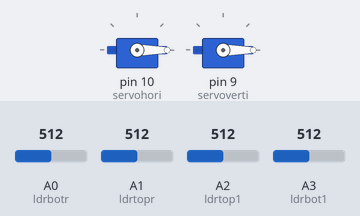
The sketch below on a simulated Arduino Uno, built with avr-gcc and run on an emulated ATmega328P. Parts: 2 × servo. The inputs (shaded band) are chosen by the test bench; at power-on: A0 (ldrbotr) = 512, A2 (ldrtop1) = 512, A3 (ldrbot1) = 512, A1 (ldrtopr) = 512.

Above: at 1.7 s.
1.8 s: A0 (ldrbotr) set to 527
At 3.16 s:
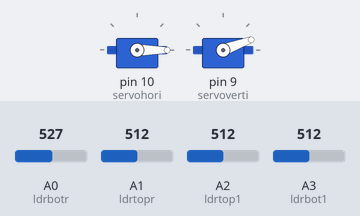
4.8 s: A2 (ldrtop1) set to 526
At 4.8 s:
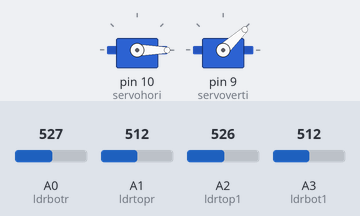
6.3 s: A3 (ldrbot1) set to 716
At 7.46 s:
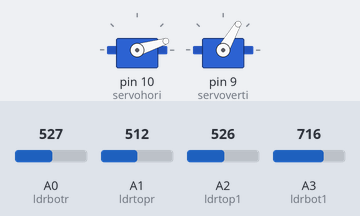
9.3 s: A2 (ldrtop1) set to 342
12.3 s: A2 (ldrtop1) set to 323
At 12.45 s:
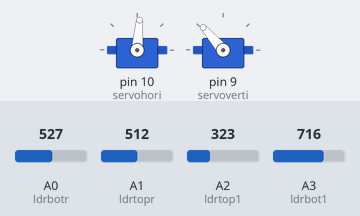
15.3 s: A1 (ldrtopr) set to 716
At 15.36 s:
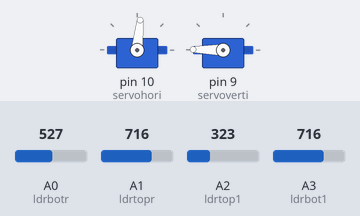
Timing chart, 0 to 21.5 s (numbered marks = the images above; inputs shaded):
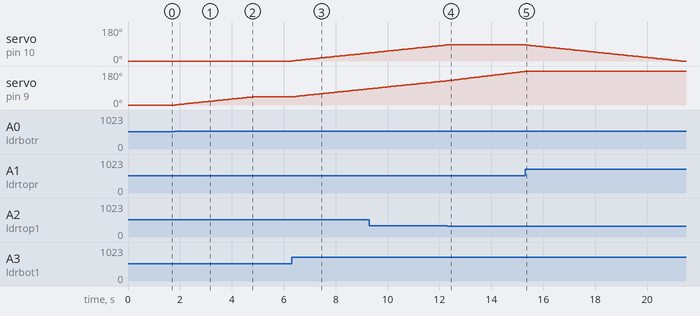

The sketch:

girasol.ino
```cpp
#include <Servo.h>

Servo servohori;
int servoh = 0;
int servohLimitHigh = 120;
int servohLimitLow = 20;

Servo servoverti;
int servov =0;
int servovLimitHigh = 120;
int servovLimitLow = 20;

int ldrtop1 = 2;
int ldrtopr = 1;
int ldrbot1 = 3;
int ldrbotr = 0;

void setup ()
{
  servohori.attach(10);
  servohori.write(0);
  servoverti.attach(9);
  servoverti.write(0);
  delay(500);
}
void loop()
{
  servoh = servohori.read();
  servov = servoverti.read();

  int top1 = analogRead(ldrtop1);
  int topr = analogRead(ldrtopr);
  int bot1 = analogRead(ldrbot1);
  int botr = analogRead(ldrbotr);

  int avgtop = (top1 + topr) / 2;
  int avgbot = (bot1 + botr) / 2;
  int avgleft = (top1 + bot1) / 2;
  int avgright = (topr + botr) / 2;

  if (avgtop < avgbot)
  {
    servoverti.write(servov + 1);
    if ( servov > servovLimitHigh)
    {
      (servov = servovLimitHigh);
    }
    delay (10);
  }
  else if (avgbot < avgtop)
  {
    servoverti.write(servov - 1);
    if (servov < servovLimitLow)
    {
      servov = servovLimitLow;
    }
    delay(10);
  }
  else
  {
    servoverti.write(servov);
  }
  if (avgleft > avgright)
  {
    servohori.write(servoh + 1);
    if (servoh > servohLimitHigh)
    {
     servoh = servohLimitHigh;
    }
    delay(10);
  }
  else if (avgright > avgleft)
  {
    servohori.write(servoh - 1);
    if ( servoh < servohLimitLow)
    {
      servoh = servohLimitLow;
    }
    delay(10);
  }
  else
  {
    servohori.write(servoh);
  }
  delay(50);
}
```

Measured:
- the behaviour switches between 513 and 514 on A0 (ldrbotr) (found by bisection; images 0 and 1)
- the behaviour switches between 525 and 526 on A2 (ldrtop1) (found by bisection; images 1 and 2)
- the behaviour switches between 324 and 323 on A2 (ldrtop1) (found by bisection; images 3 and 4)
- after the input at 1.8 s, servo on pin 9 (servoverti): moves from 0° to 43° over 3.0 s, starting at once
- after the input at 4.8 s, servo on pin 9 (servoverti): stays 43° (without the input it goes to 44° after 0.05 s)
- after the input at 6.3 s, servo on pin 10 (servohori): moves from 0° to 43° over 3.0 s, starting at once; servo on pin 9 (servoverti): moves from 43° to 86° over 3.0 s, starting at once
- after the input at 12.3 s, servo on pin 10 (servohori): stays 85° (without the input it goes to 86° after 0.03 s)
- after the input at 15.3 s, servo on pin 10 (servohori): moves from 85° to 0° over 5.9 s, starting after 0.06 s
